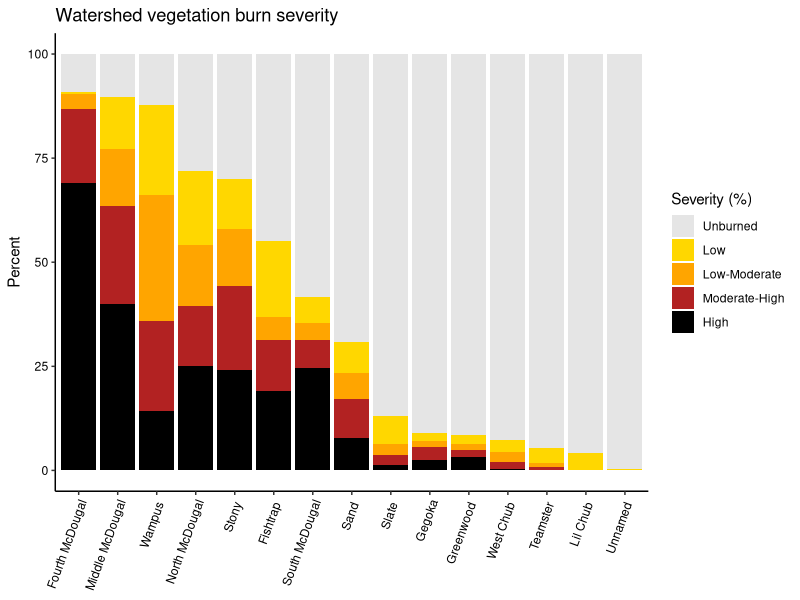
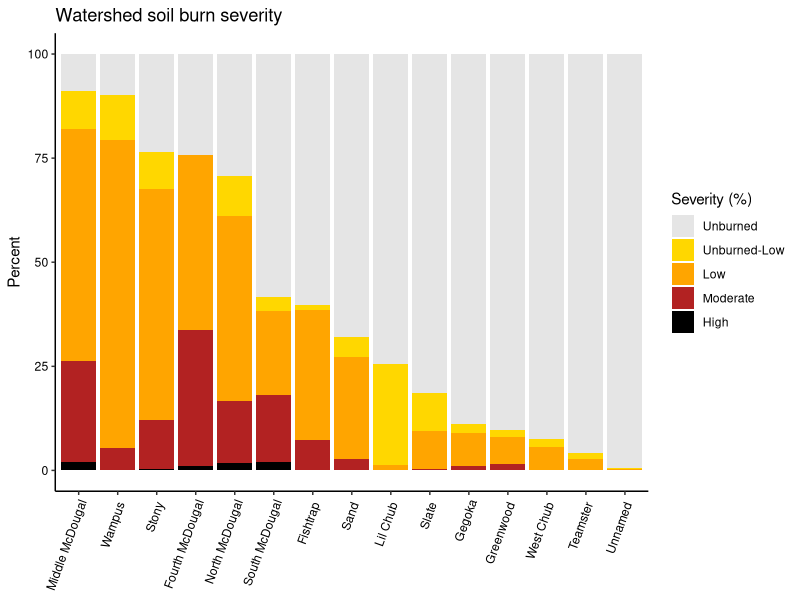
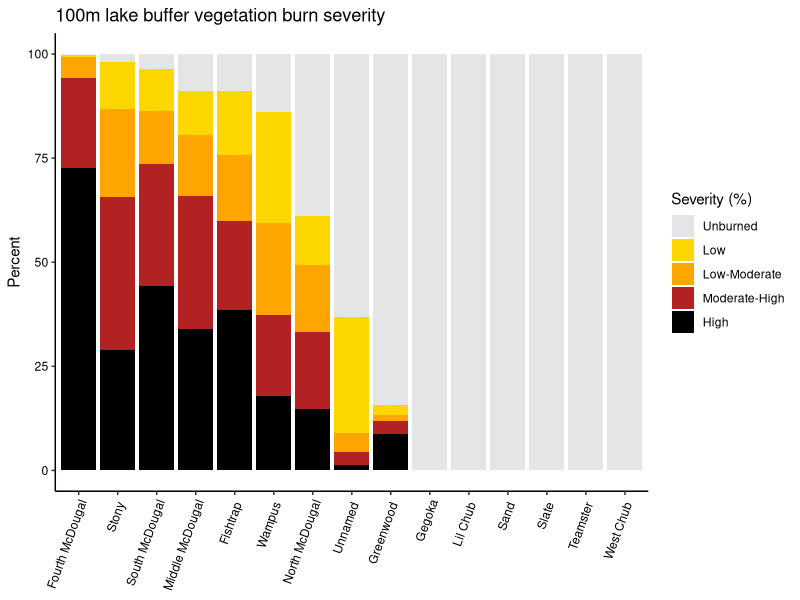
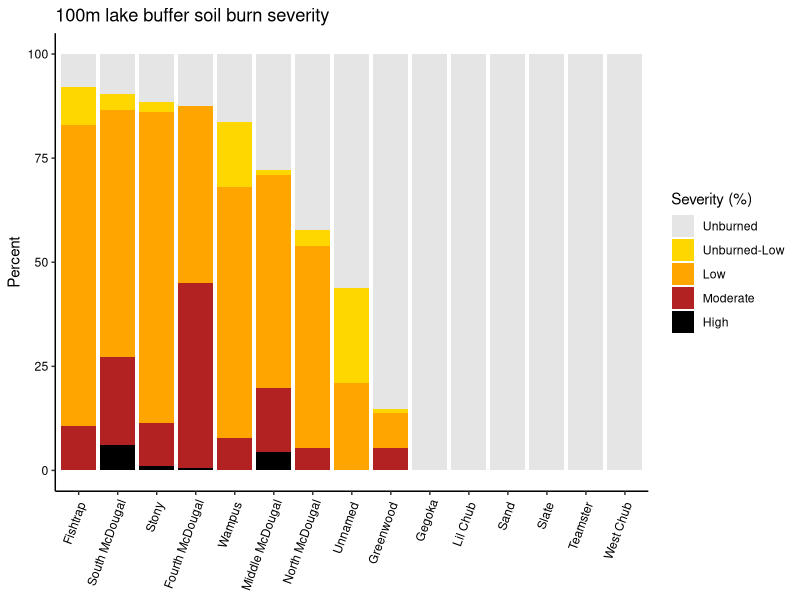

Generate these figures, in order, with R:
################### Exploring lake times series data ##########################
# Date: 8-26-22
# updated: 1-1-23; change plot title
# Author: Ian McCullough, immccull@gmail.com
###############################################################################

#### R libraries ####
library(ggplot2)
library(reshape2)
library(dplyr)
library(tidyr)

#### Input data ####
setwd("C:/Users/immcc/Documents/SplashNBurn")

may_june_july <- read.csv("Data/WaterQuality/may_june_july.csv")
ws_burn_severity <- read.csv("Data/BurnSeverity/Ian_calculations/burned_ws_vbs_pct.csv")
ws_soilburn_severity <- read.csv("Data/BurnSeverity/Ian_calculations/burned_ws_sbs_pct.csv")
buffer_burn_severity <- read.csv("Data/BurnSeverity/Ian_calculations/burned_buff100m_vbs_pct.csv")
buffer_soilburn_severity <- read.csv("Data/BurnSeverity/Ian_calculations/burned_buff100m_sbs_pct.csv")

#### Main program ####
# how correlated are % ws burn variables? Seem to be highly so
ws_burn_severity_pct <- ws_burn_severity[,c(1, 12:17)]
ws_burn_severity_pct$total_ws_burn_pct <- rowSums(ws_burn_severity_pct[,c(2:7)])
cor(ws_burn_severity_pct, method='pearson', use='pairwise.complete.obs')
cor(ws_burn_severity_pct, method='spearman', use='pairwise.complete.obs')

# calculate unburned pct
#ws_burn_severity_pct$unburned_pct <- 100-ws_burn_severity_pct$total_ws_burn_pct
# if any slight rounding errors result in negative burned area
#ws_burn_severity_pct$unburned_pct <- ifelse(ws_burn_severity_pct$unburned_pct < 0, 0, ws_burn_severity_pct$unburned_pct)

## prepare for plot
# get names + lagoslakeids only
lakenamesids <- may_june_july[,c('Lagoslakeid','Site','Type')]
lakenamesids <- subset(lakenamesids, Type=='sample')
lakenamesids <- lakenamesids[!duplicated(lakenamesids), ]
lakenamesids <- lakenamesids[,c(1:2)]

ws_burn_severity_pct <- merge(ws_burn_severity_pct, lakenamesids, by.x='lagoslakeid', by.y='Lagoslakeid')
# ERL category is so small...just lump in with unburned
ws_burn_severity_pct$Unburned_pct <- ws_burn_severity_pct$Unburned_pct + ws_burn_severity_pct$ERL_pct
ws_burn_severity_pct_melted <- reshape2::melt(ws_burn_severity_pct[,c(3:7,9)], 
      id.var='Site', variable.name='Severity', value.name='Percent')

ws_burn_severity_pct_melted$Severity <- factor(ws_burn_severity_pct_melted$Severity, levels=c('Unburned_pct','Low_pct',
                                                          'ModerateLow_pct','ModerateHigh_pct','High_pct'))

# get rid of word 'Lake' to make labels smaller
ws_burn_severity_pct_melted$Lake <- gsub(paste('Lake',collapse='|'),"",ws_burn_severity_pct_melted$Site)
ws_burn_severity_pct_melted$LakeFac <- as.factor(ws_burn_severity_pct_melted$Lake)
ws_burn_severity_pct_melted$LakeFac <- factor(ws_burn_severity_pct_melted$Lake, levels=c("Fourth McDougal","Middle McDougal","Wampus ","North McDougal",
                                                             "Stony ","Fishtrap ","South McDougal","Sand ","Slate "," Gegoka",
                                                             "Greenwood ","West Chub ","Teamster ","Lil Chub ","Unnamed "))

jpeg('Figures/BurnSeverity_byLake.jpeg',width = 7,height = 5,units = 'in',res=600)
ggplot(ws_burn_severity_pct_melted, aes(fill=Severity, y=Percent, x=LakeFac)) + 
  geom_bar(position="stack", stat="identity")+
  theme_classic()+
  theme(axis.text.x=element_text(angle=70, vjust=1, hjust=1, color='black'),
        axis.text.y=element_text(color='black'),
        axis.title.x.bottom=element_blank())+
  scale_fill_manual(values=c('gray90','gold','orange','firebrick','black'), 
                    labels=c('Unburned','Low','Low-Moderate','Moderate-High','High'),
                    'Severity (%)')+
  ggtitle('Watershed vegetation burn severity')
dev.off()

### watershed soil burn severity ###
# how correlated are % ws soilburn variables? Seem to be highly so
ws_soilburn_severity_pct <- ws_soilburn_severity[,c(1,11:15)]
ws_soilburn_severity_pct$total_ws_soilburn_pct <- rowSums(ws_soilburn_severity_pct[,c(2:6)])
cor(ws_soilburn_severity_pct, method='pearson', use='pairwise.complete.obs')
cor(ws_soilburn_severity_pct, method='spearman', use='pairwise.complete.obs')

# calculate unburned pct; no longer needed
#ws_soilburn_severity_pct$unburned_pct <- 100-ws_soilburn_severity_pct$total_ws_soilburn_pct
# if any slight rounding errors result in negative soilburned area
#ws_soilburn_severity_pct$unburned_pct <- ifelse(ws_soilburn_severity_pct$unburned_pct < 0, 0, ws_soilburn_severity_pct$unburned_pct)

## prepare for plot
ws_soilburn_severity_pct <- merge(ws_soilburn_severity_pct, lakenamesids, by.x='lagoslakeid', by.y='Lagoslakeid')
ws_soilburn_severity_pct_melted <- reshape2::melt(ws_soilburn_severity_pct[,c(2:6,8)], 
                                                  id.var='Site', variable.name='Severity', value.name='Percent')

ws_soilburn_severity_pct_melted$Severity <- factor(ws_soilburn_severity_pct_melted$Severity, levels=c('unburned_pct','unburned_low_pct','low_pct',
                                                                                                      'moderate_pct','high_pct'))

# get rid of word 'Lake' to make labels smaller
ws_soilburn_severity_pct_melted$Lake <- gsub(paste('Lake',collapse='|'),"",ws_soilburn_severity_pct_melted$Site)
ws_soilburn_severity_pct_melted$LakeFac <- as.factor(ws_soilburn_severity_pct_melted$Lake)
ws_soilburn_severity_pct_melted$LakeFac <- factor(ws_soilburn_severity_pct_melted$Lake, levels=c("Middle McDougal","Wampus ","Stony ", "Fourth McDougal", "North McDougal",
                                                                                                 "South McDougal","Fishtrap ", "Sand ","Lil Chub ", "Slate ",
                                                                                                 " Gegoka","Greenwood ","West Chub ", "Teamster ","Unnamed "))
jpeg('Figures/soilburnSeverity_byLake.jpeg',width = 7,height = 5,units = 'in',res=600)
ggplot(ws_soilburn_severity_pct_melted, aes(fill=Severity, y=Percent, x=LakeFac)) + 
  geom_bar(position="stack", stat="identity")+
  theme_classic()+
  theme(axis.text.x=element_text(angle=70, vjust=1, hjust=1, color='black'),
        axis.text.y=element_text(color='black'),
        axis.title.x.bottom=element_blank())+
  scale_fill_manual(values=c('gray90','gold','orange','firebrick','black'), 
                    labels=c('Unburned','Unburned-Low','Low','Moderate','High'),
                    'Severity (%)')+
  ggtitle('Watershed soil burn severity')
dev.off()

### shoreline buffers ###
## vegetation burn severity
# how correlated are % buffer burn variables? Seem to be highly so
buffer_burn_severity_pct <- buffer_burn_severity[,c(1,8:12)]
buffer_burn_severity_pct$total_buffer_burn_pct <- rowSums(buffer_burn_severity_pct[,c(2:6)], na.rm=T)
cor(buffer_burn_severity_pct, method='pearson', use='pairwise.complete.obs')
cor(buffer_burn_severity_pct, method='spearman', use='pairwise.complete.obs')

# calculate unburned pct
#buffer_burn_severity_pct$unburned_pct <- 100-buffer_burn_severity_pct$total_buffer_burn_pct
# if any slight rounding errors result in negative burned area
#buffer_burn_severity_pct$unburned_pct <- ifelse(buffer_burn_severity_pct$unburned_pct < 0, 0, buffer_burn_severity_pct$unburned_pct)

## prepare for plot
buffer_burn_severity_pct <- merge(buffer_burn_severity_pct, lakenamesids, by.x='lagoslakeid', by.y='Lagoslakeid')
buffer_burn_severity_pct <- tidyr::replace_na(buffer_burn_severity_pct, list(Unburned_pct=100)) #replace Unburned NAs as 100 (i.e., everything not captured assumed to be unburned)
buffer_burn_severity_pct_melted <- reshape2::melt(buffer_burn_severity_pct[,c(2:6,8)], 
                                                  id.var='Site', variable.name='Severity', value.name='Percent')

buffer_burn_severity_pct_melted$Severity <- factor(buffer_burn_severity_pct_melted$Severity, levels=c('Unburned_pct','Low_pct',
                                                                                                      'ModerateLow_pct','ModerateHigh_pct','High_pct'))

# get rid of word 'Lake' to make labels smaller
buffer_burn_severity_pct_melted$Lake <- gsub(paste('Lake',collapse='|'),"",buffer_burn_severity_pct_melted$Site)
buffer_burn_severity_pct_melted$LakeFac <- as.factor(buffer_burn_severity_pct_melted$Lake)
buffer_burn_severity_pct_melted$LakeFac <- factor(buffer_burn_severity_pct_melted$Lake, levels=c("Fourth McDougal","Stony ", "South McDougal", "Middle McDougal", "Fishtrap ",
                                                                                                 "Wampus ", "North McDougal", "Unnamed ","Greenwood ", " Gegoka",
                                                                                                 "Lil Chub ","Sand ","Slate ", "Teamster ", "West Chub "))

jpeg('Figures/BurnSeverity_buffer_byLake.jpeg',width = 7,height = 5,units = 'in',res=600)
ggplot(buffer_burn_severity_pct_melted, aes(fill=Severity, y=Percent, x=LakeFac)) + 
  geom_bar(position="stack", stat="identity")+
  theme_classic()+
  theme(axis.text.x=element_text(angle=70, vjust=1, hjust=1, color='black'),
        axis.text.y=element_text(color='black'),
        axis.title.x.bottom = element_blank())+
  scale_fill_manual(values=c('gray90','gold','orange','firebrick','black'), 
                    labels=c('Unburned','Low','Low-Moderate','Moderate-High','High'),
                    'Severity (%)')+
  ggtitle('100m lake buffer vegetation burn severity')
dev.off()

## soil burn severity 100m buffer
# how correlated are % buffer soilburn variables? Seem to be highly so
buffer_soilburn_severity_pct <- buffer_soilburn_severity[,c(1,8:12)]
buffer_soilburn_severity_pct$total_buffer_soilburn_pct <- rowSums(buffer_soilburn_severity_pct[,c(2:6)])
cor(buffer_soilburn_severity_pct, method='pearson', use='pairwise.complete.obs')
cor(buffer_soilburn_severity_pct, method='spearman', use='pairwise.complete.obs')

# calculate unburned pct; no longer needed
#buffer_soilburn_severity_pct$unburned_pct <- 100-buffer_soilburn_severity_pct$total_buffer_soilburn_pct
# if any slight rounding errors result in negative soilburned area
#buffer_soilburn_severity_pct$unburned_pct <- ifelse(buffer_soilburn_severity_pct$unburned_pct < 0, 0, buffer_soilburn_severity_pct$unburned_pct)

## prepare for plot
buffer_soilburn_severity_pct <- merge(buffer_soilburn_severity_pct, lakenamesids, by.x='lagoslakeid', by.y='Lagoslakeid')
buffer_soilburn_severity_pct_melted <- reshape2::melt(buffer_soilburn_severity_pct[,c(2:6,8)], 
                                                      id.var='Site', variable.name='Severity', value.name='Percent')

buffer_soilburn_severity_pct_melted$Severity <- factor(buffer_soilburn_severity_pct_melted$Severity, levels=c('unburned_pct','unburned_low_pct','low_pct',
                                                                                                              'moderate_pct','high_pct'))

# get rid of word 'Lake' to make labels smaller
buffer_soilburn_severity_pct_melted$Lake <- gsub(paste('Lake',collapse='|'),"",buffer_soilburn_severity_pct_melted$Site)
buffer_soilburn_severity_pct_melted$LakeFac <- as.factor(buffer_soilburn_severity_pct_melted$Lake)
buffer_soilburn_severity_pct_melted$LakeFac <- factor(buffer_soilburn_severity_pct_melted$Lake, levels=c("Fishtrap ","South McDougal", "Stony ", "Fourth McDougal", "Wampus ",
                                                                                                         "Middle McDougal","North McDougal", "Unnamed ","Greenwood ", " Gegoka",
                                                                                                         "Lil Chub ","Sand ","Slate ", "Teamster ", "West Chub "))

jpeg('Figures/soilburnSeverity_buffer_byLake.jpeg',width = 7,height = 5,units = 'in',res=600)
ggplot(buffer_soilburn_severity_pct_melted, aes(fill=Severity, y=Percent, x=LakeFac)) + 
  geom_bar(position="stack", stat="identity")+
  theme_classic()+
  theme(axis.text.x=element_text(angle=70, vjust=1, hjust=1, color='black'),
        axis.text.y=element_text(color='black'),
        axis.title.x.bottom = element_blank())+
  scale_fill_manual(values=c('gray90','gold','orange','firebrick','black'), 
                    labels=c('Unburned','Unburned-Low','Low','Moderate','High'),
                    'Severity (%)')+
  ggtitle('100m lake buffer soil burn severity')
dev.off()


### how correlated are vegetation and soil burn severity? ###
# for now, analyzing watershed only (more data points)
# veg_soil_severity <- merge(ws_burn_severity_pct, ws_soilburn_severity_pct, by='lagoslakeid')[,c(1:13)]
# names(veg_soil_severity) <- c('lagoslakeid','veg_low_severity_pct','veg_moderate_low_severity_pct','veg_moderate_high_severity_pct',
#                              'veg_high_severity_pct','veg_total_ws_burn_pct','veg_unburned_pct','Site',
#                              'soil_low_severity_pct','soil_moderate_severity_pct','soil_high_severity_pct','soil_total_ws_burn_pct','soil_unburned_pct')
# cor(veg_soil_severity[,c(2:7,9:13)], method='pearson', use='pairwise.complete.obs')
